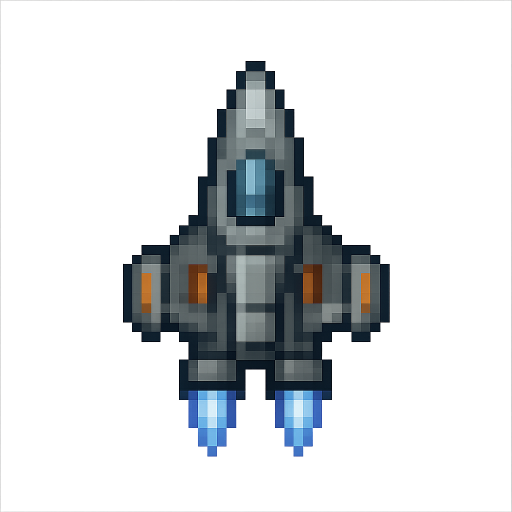
#> input picture spaceship_image/ChatGPT Image 2025年11月20日 下午08_00_43.png, 1024 x 1024 px (shown at 1/2 size)
$ python spaceship_generate.py
#> lines starting #> are read from the running program, lines starting #| are printed output that depends on the picture
from PIL import Image
import math

# 原始太空船圖片
img_path = "ChatGPT Image 2025年11月20日 下午08_00_43.png" # 請確保檔名正確
img = Image.open(img_path).convert("RGBA")
#> img is the input picture: PIL image 1024x1024 RGBA; mean R, G, B, A 82.2, 88.8, 92.4, 52.2

# 1. 計算新的統一畫布大小
# 為了讓旋轉後的圖片不被裁切且不縮放，畫布大小應該是圖片的「對角線」長度
w, h = img.size
#> w = 1024; h = 1024
diagonal = int(math.ceil(math.sqrt(w**2 + h**2))) #畢氏定理算出對角線
#> diagonal = 1449
canvas_size = (diagonal, diagonal)
#> canvas_size = (1449, 1449)
cx, cy = canvas_size[0] // 2, canvas_size[1] // 2
#> cx = 724; cy = 724

# 旋轉設定
num_directions = 16
angle_step = 360 / num_directions

print(f"原始尺寸: {img.size}")
#| 原始尺寸: (1024, 1024)
print(f"新生成的畫布尺寸 (足以容納旋轉): {canvas_size}")
#| 新生成的畫布尺寸 (足以容納旋轉): (1449, 1449)

for i in range(num_directions):
    angle = i * angle_step

    # 創建透明背景 (使用計算出的足夠大的尺寸)
    canvas = Image.new("RGBA", canvas_size, (0, 0, 0, 0))

    # 2. 旋轉圖片
    # expand=True 會自動擴大旋轉後的邊界以容納整張圖
    rotated = img.rotate(angle, expand=True, resample=Image.Resampling.NEAREST)

    # 3. 移除 resize 步驟，直接計算置中座標
    rx, ry = rotated.size
    paste_pos = (cx - rx // 2, cy - ry // 2)

    # 貼上圖片
    canvas.paste(rotated, paste_pos, rotated)

    # 儲存為 PNG
    canvas.save(f"ship_{i:02d}.png", format="PNG")
#> this loop made 16 passes
#> pass 1, `canvas.save(f"ship_{i:02d}.png", format="PNG")`:
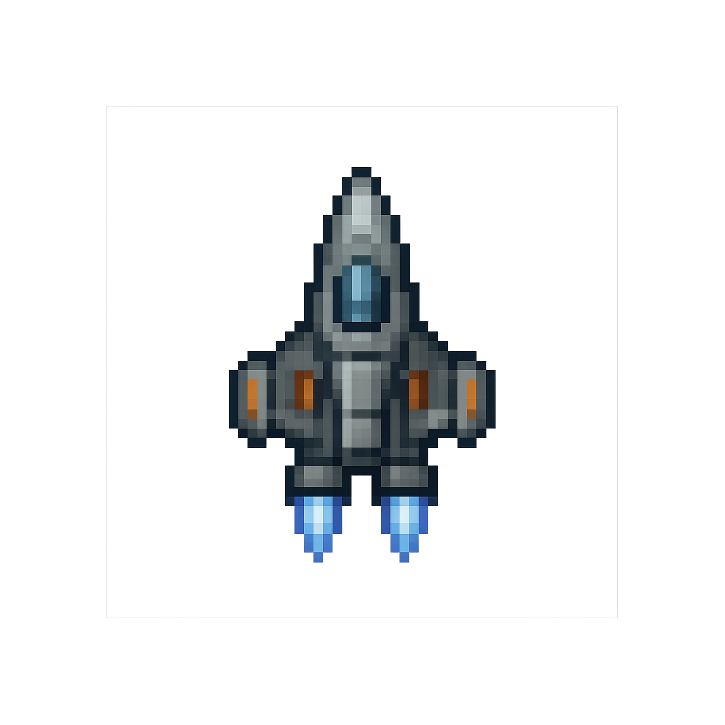
#> saved as ship_00.png: PIL image 1449x1449 RGBA (shown at 1/2 size); mean R, G, B, A 7.2, 8.6, 9.5, 25.9; transparent parts drawn white
#> pass 2, `rotated = img.rotate(angle, expand=True, resample=Image.Resampling.NEA..`:
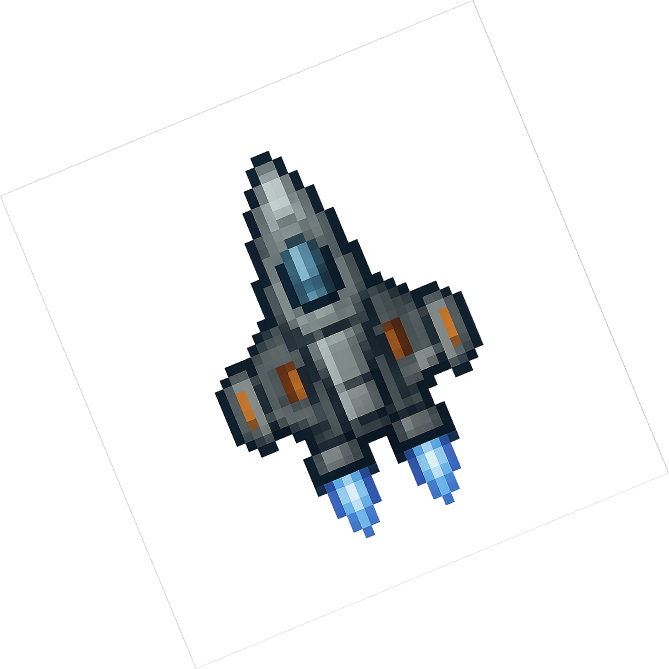
#> rotated: PIL image 1338x1338 RGBA (shown at 1/2 size); mean R, G, B, A 48.1, 52, 54.1, 30.6; transparent parts drawn white
#> pass 2, `canvas.save(f"ship_{i:02d}.png", format="PNG")`:
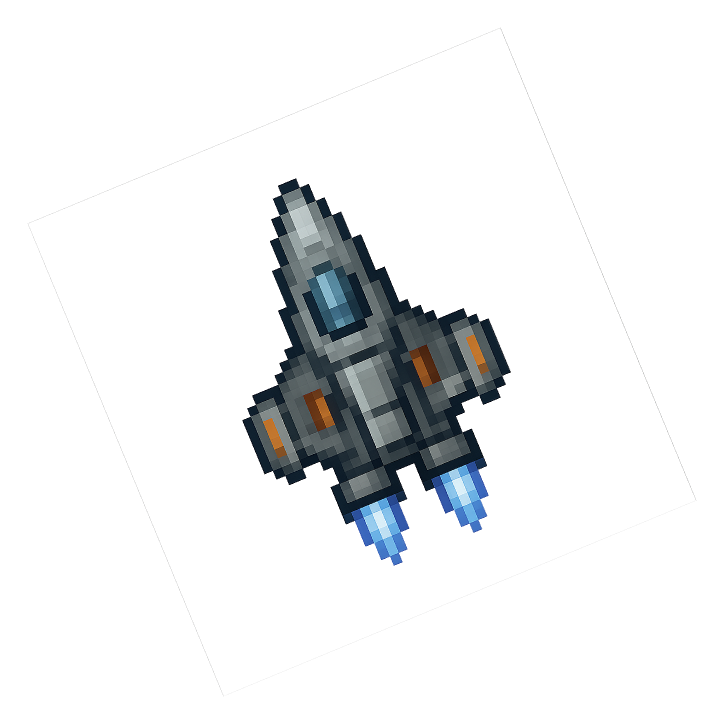
#> saved as ship_01.png: PIL image 1449x1449 RGBA (shown at 1/2 size); mean R, G, B, A 7.2, 8.6, 9.5, 25.9; transparent parts drawn white
#> after the loop:
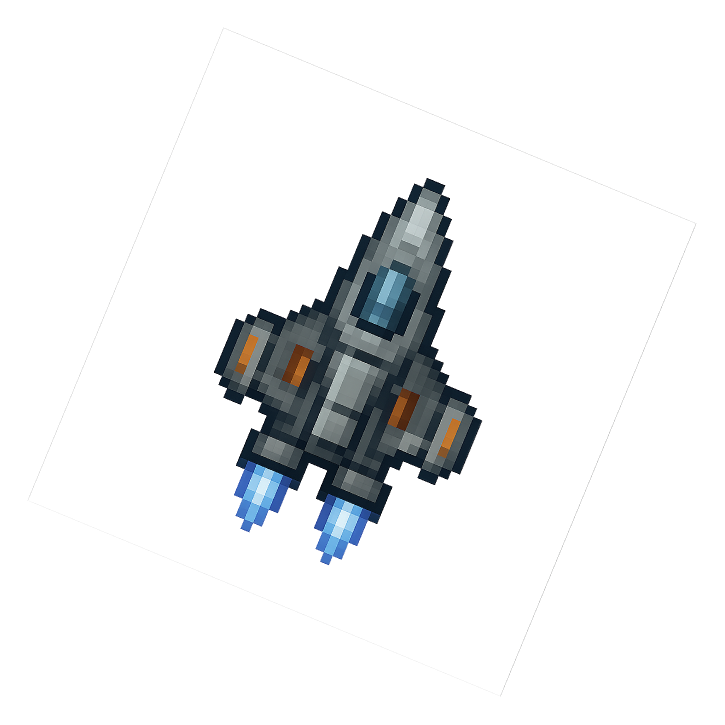
#> canvas: PIL image 1449x1449 RGBA (shown at 1/2 size); mean R, G, B, A 7.2, 8.6, 9.5, 25.9; transparent parts drawn white
#> after the loop:
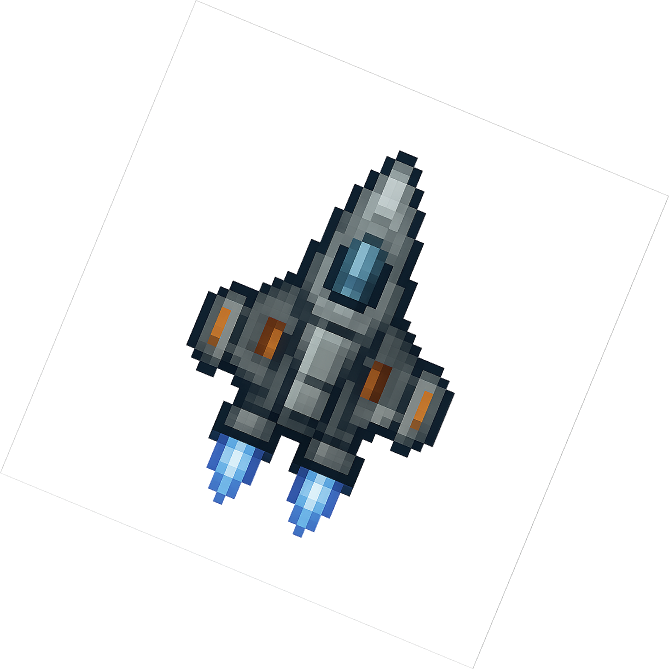
#> rotated: PIL image 1338x1338 RGBA (shown at 1/2 size); mean R, G, B, A 48.1, 52, 54.1, 30.6; transparent parts drawn white

print("16 張俯視太空船透明 PNG（保持原始比例）已生成完成！")

$ run again, with spaceship_image/ship_03.png copied over spaceship_image/ChatGPT Image 2025年11月20日 下午08_00_43.png
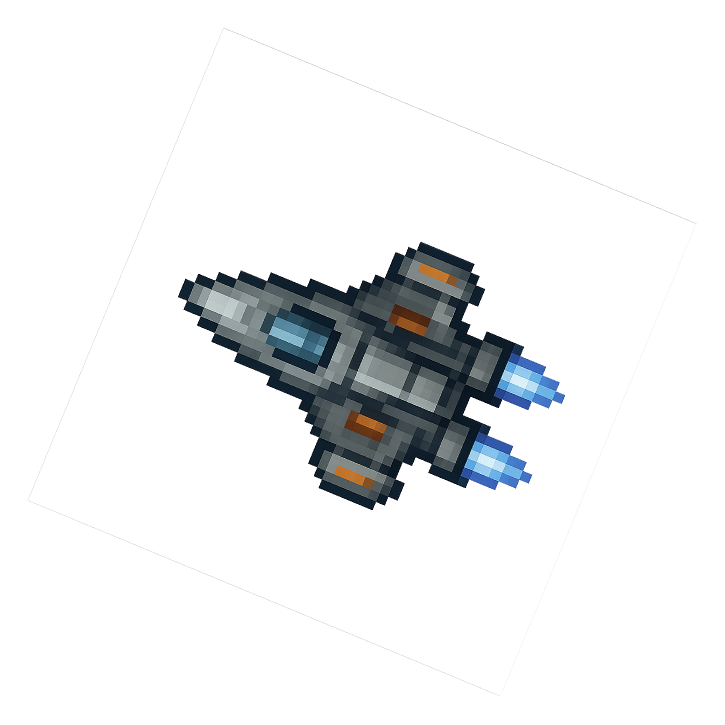
#> input picture spaceship_image/ship_03.png, 1449 x 1449 px (shown at 1/2 size)
#> img is the input picture: PIL image 1449x1449 RGBA; mean R, G, B, A 7.2, 8.6, 9.5, 25.9
#| 原始尺寸: (1449, 1449)
#| 新生成的畫布尺寸 (足以容納旋轉): (2050, 2050)
#> after the loop `for i in range(num_directions):`:
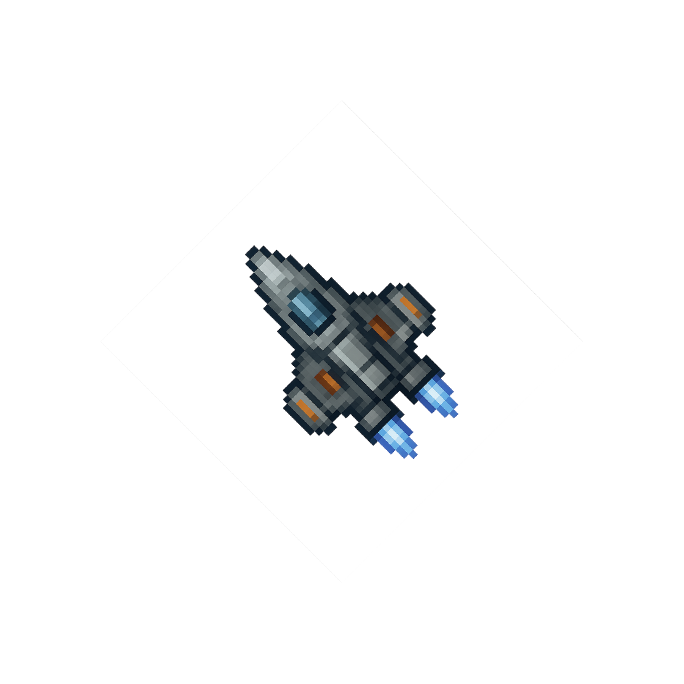
#> canvas: PIL image 2050x2050 RGBA (shown at 1/3 size); mean R, G, B, A 3.6, 4.3, 4.7, 12.8; transparent parts drawn white
#> after the loop `for i in range(num_directions):`:
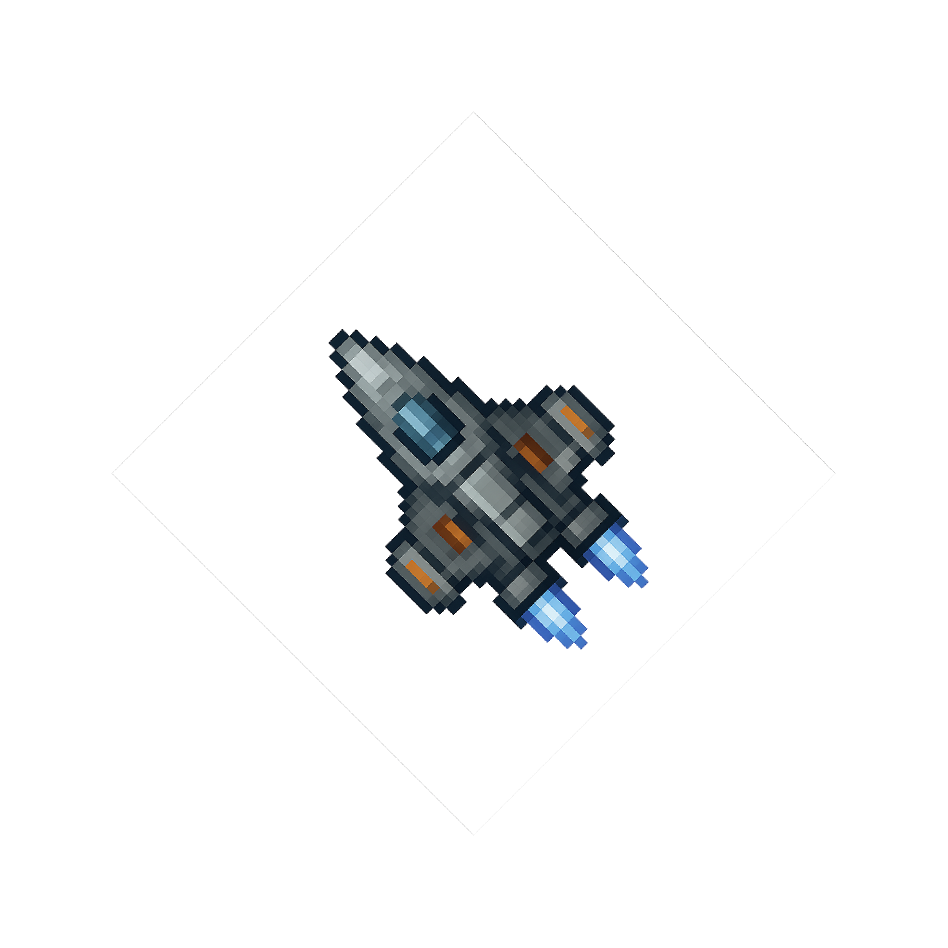
#> rotated: PIL image 1895x1895 RGBA (shown at 1/2 size); mean R, G, B, A 4.2, 5, 5.6, 15.1; transparent parts drawn white
